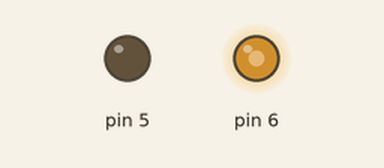
This sketch was run on a simulated Arduino Uno, built with avr-gcc and run on an emulated ATmega328P. Shown: output pins drawn as LEDs (lit = HIGH).

Above: at 0.05 s.
At 6.0 s:
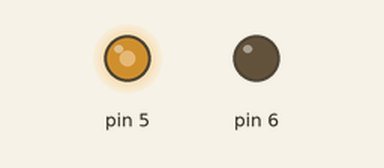
Timing chart, 0 to 7.8 s (numbered marks = the images above):
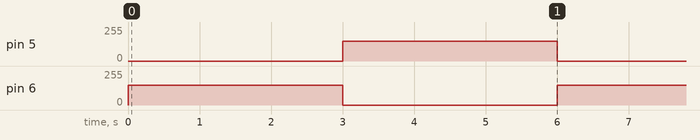

The sketch:

motor_control.ino
```cpp
void setup() {

  pinMode(5, OUTPUT);              // 5번핀을 출력모드로 설정합니다.

  pinMode(6, OUTPUT);              // 6번핀을 출력모드로 설정합니다.


}

void loop() {

  analogWrite(5, 0);                   // 5번핀에 0(0V)의 신호를 출력합니다.

  analogWrite(6, 150);              // 6번핀에 150(약 3V)의 신호를 출력합니다.


  delay(3000);                           // 3초간 대기

  analogWrite(5, 150);             // 5번핀에 150(약 3V)의 신호를 출력합니다.

  analogWrite(6, 0);                 // 6번핀에 0(0V)의 신호를 출력합니다.


  delay(3000);                         // 3초간 대기

}
```

Measured:
- by itself, pin 5, pin 6: alternates 150/255 for 3.0 s and 0/255 for 3.0 s
